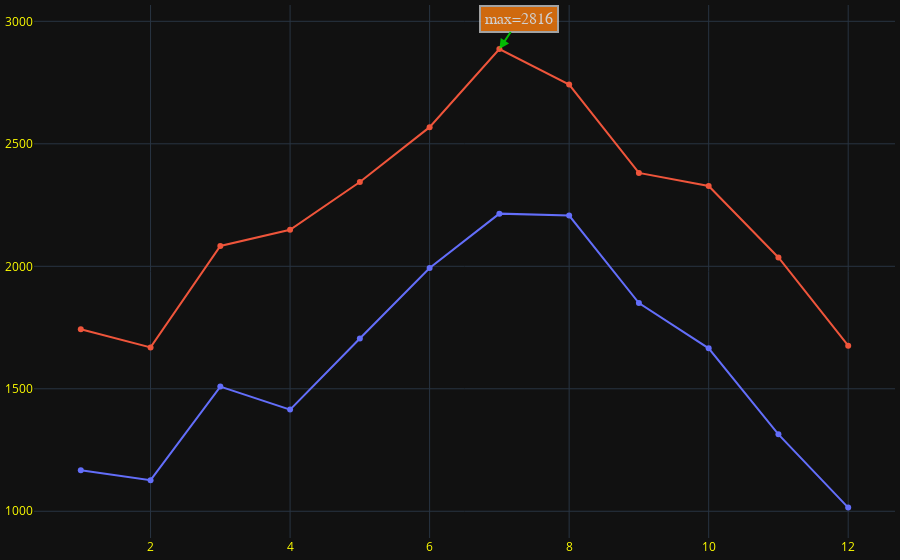

Source (notebook cell):
### Markdown cell above
> Không có đặc trưng nên ko đưa lên dashboard

### Code cell
y = 2020
year = df[df.index.year == y]
monthly = year.resample('M').sum()
y_m = monthly.tmax.max()
x_m = monthly.loc[monthly.tmax == y_m].index.month[0]
fig = go.Figure()
fig.add_trace(go.Scatter(x=monthly.index.month, y=monthly['tmin'],
    name=ele['tmin'],
    connectgaps=True)
)

fig.add_trace(go.Scatter(x=monthly.index.month, y=monthly['tmax'],
    name=ele['tmax'],
    connectgaps=True,)
)
fig.update_layout(
    barmode='overlay',
    title_font_color="red",
    font_color="yellow",
    hovermode="x unified",
    hoverlabel=dict(
        bgcolor="gray",
        font_size=16,
        font_family="Rockwell"),
    showlegend = False
)
fig.add_annotation(
        x=x_m,
        y=y_m,
        xref="x",
        yref="y",
        text="max=2816",
        showarrow=True,
        font=dict(
            family="Courier New, monospace",
            size=16,
            color="#ffffff"
            ),
        align="center",
        arrowhead=2,
        arrowsize=1,
        arrowwidth=2,
        arrowcolor="#00e600",
        ax=20,
        ay=-30,
        bordercolor="#c7c7c7",
        borderwidth=2,
        borderpad=4,
        bgcolor="#ff7f0e",
        opacity=0.8
        )
fig.update_layout(yaxis_title=None, xaxis_title=None, margin=dict(l=5, r=5, t=5, b=5))
fig.show()

### Figure 1 — Plotly figure (JSON) as saved in the notebook; plotly's stock layout.template omitted (floating-point values rounded to 4 significant figures)
{"data": [{"connectgaps": true, "name": "Nhiệt độ thấp nhất", "type": "scatter", "x": [1, 2, 3, 4, 5, 6, 7, 8, 9, 10, 11, 12], "y": [1167, 1127, 1509, 1415, 1705, 1993, 2215, 2207, 1850, 1665, 1314, 1015]}, {"connectgaps": true, "name": "Nhiệt độ cao nhất", "type": "scatter", "x": [1, 2, 3, 4, 5, 6, 7, 8, 9, 10, 11, 12], "y": [1743, 1669, 2083, 2149, 2344, 2568, 2887, 2742, 2381, 2328, 2036, 1676]}], "layout": {"annotations": [{"align": "center", "arrowcolor": "#00e600", "arrowhead": 2, "arrowsize": 1, "arrowwidth": 2, "ax": 20, "ay": -30, "bgcolor": "#ff7f0e", "bordercolor": "#c7c7c7", "borderpad": 4, "borderwidth": 2, "font": {"color": "#ffffff", "family": "Courier New, monospace", "size": 16}, "opacity": 0.8, "showarrow": true, "text": "max=2816", "x": 7, "xref": "x", "y": 2887, "yref": "y"}], "autosize": true, "barmode": "overlay", "font": {"color": "yellow"}, "hoverlabel": {"bgcolor": "gray", "font": {"family": "Rockwell", "size": 16}}, "hovermode": "x unified", "margin": {"b": 5, "l": 5, "r": 5, "t": 5}, "showlegend": false, "title": {"font": {"color": "red"}}, "xaxis": {"autorange": true, "range": [0.3411, 12.66], "title": {}, "type": "linear"}, "yaxis": {"autorange": true, "range": [883.1, 3125.0], "title": {}, "type": "linear"}}}
